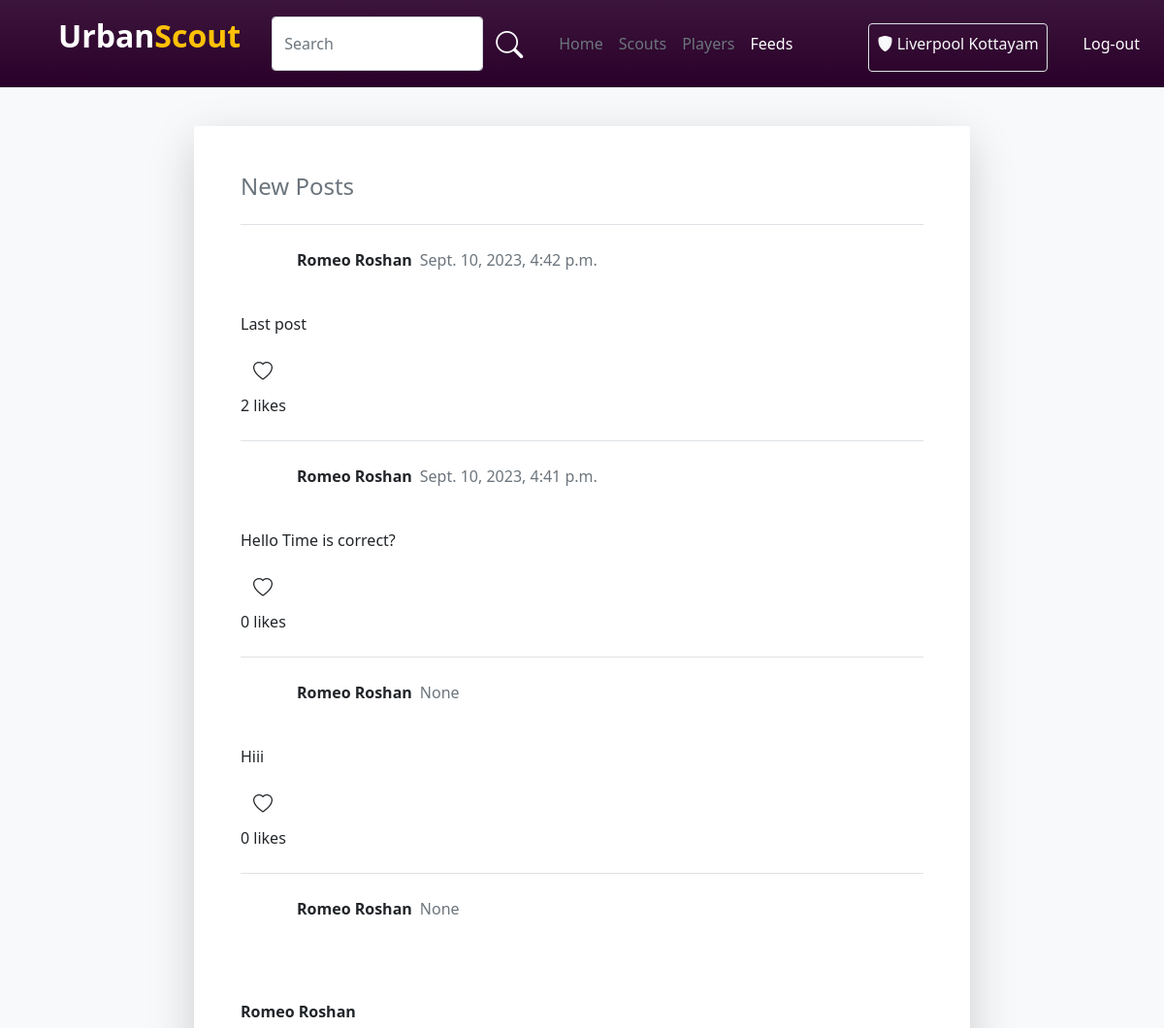
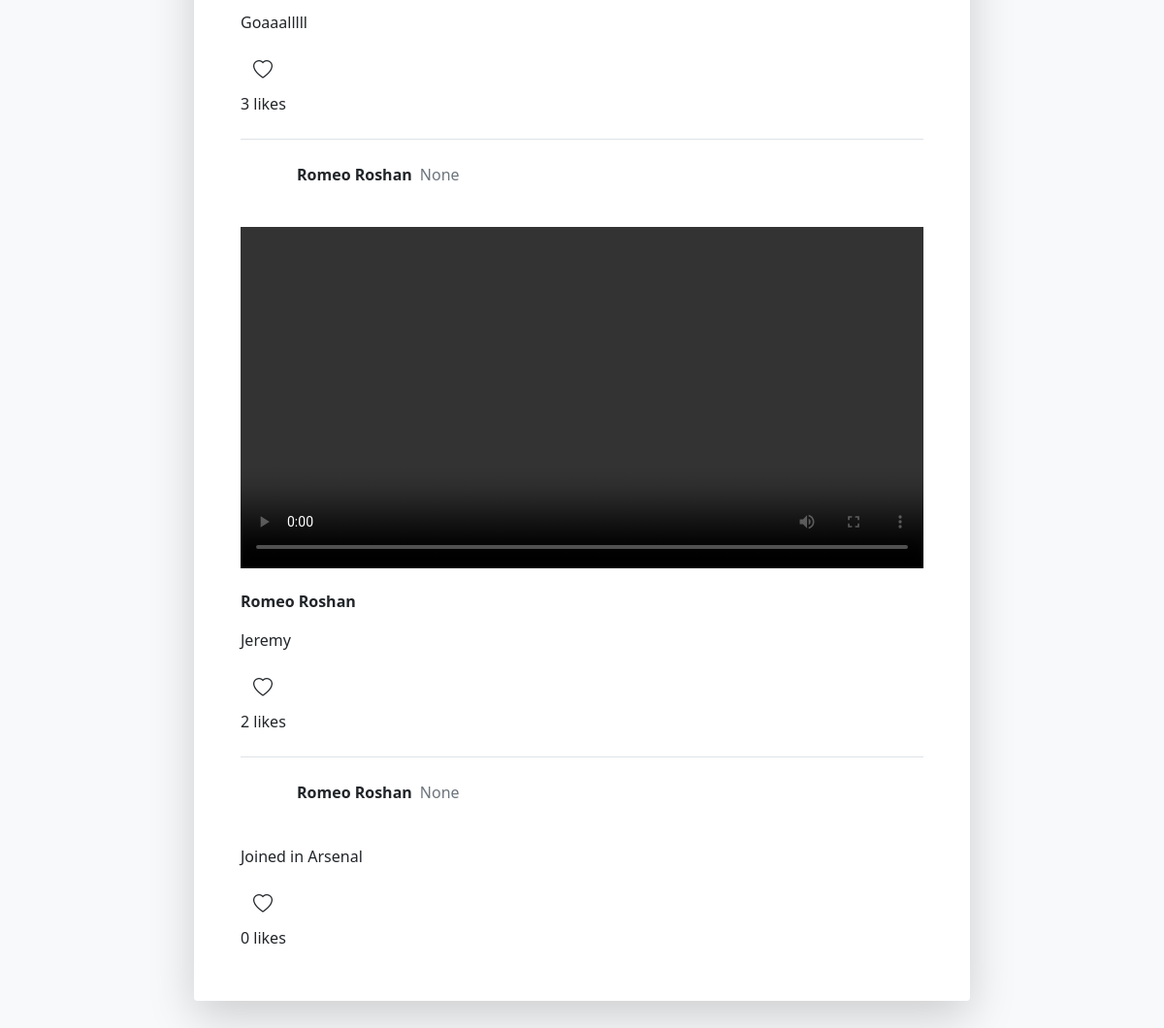
/following_feeds (signed in), run on the app's committed database (2 pictures, top to bottom).
### account/models.py (models this page shows)
class User(AbstractUser):
    username=models.CharField(max_length=32, blank=True, null=True)
    USERNAME_FIELD = 'email'
    email = models.EmailField(unique=True)
    img=models.ImageField(upload_to='pics',default='https://img.freepik.com/free-icon/man_318-677829.jpg',null=True)
    is_player=models.BooleanField('is_player',default=False)
    is_club=models.BooleanField('is_club',default=False)
    is_scout=models.BooleanField('is_scout',default=False)
    player_dob = models.DateField(("Date of Birth"), default=date.today, validators=[validate_dob])
    player_pos = models.CharField(("Position"),default='',max_length=30,choices=Pos_Choice)
    district = models.CharField(("District"),default='',max_length=20,choices=District_Choice)
    locality = models.CharField(("Locality"),default='',max_length=50,blank=True)
    player_foot = models.CharField(("Prefered Foot"),default='',max_length=10,choices=Foot_Choice)
    player_ability = models.IntegerField(("Ability"),default=0,choices=Ability_Choice)
    club_reputation = models.IntegerField(("Club Reputation"),default=0,choices=Ability_Choice)
    player_potential = models.IntegerField(("Potential"),default=0,choices=Ability_Choice)
    desc=models.CharField(("Description"),max_length=100, default='')
    club_name=models.CharField((("Club Name")),default='',max_length=30)
    scouted_by=models.CharField(max_length=30,default='')
    subscribed=models.BooleanField(default=False)
    phone = models.CharField(("Phone Number"), null=True, max_length=10, validators=[phone_number_validator])
    score=models.FloatField(default=0.0)
    REQUIRED_FIELDS = []

class NewFeeds(models.Model):
    feed=models.CharField(max_length=200)
    img=models.ImageField(upload_to='pics',null=True)
    video = models.FileField(upload_to='pics',
    validators=[FileExtensionValidator(allowed_extensions=['MOV','avi','mp4','webm','mkv'])], null=True)
    user=models.ForeignKey(User,on_delete=models.CASCADE,related_name='newfeeds_as_user')
    datetime = models.DateTimeField(null=True)
    likes_cout=models.IntegerField(default=0)

### account/views.py (the view)
# urls.py: path('following_feeds',views.following_feeds,name="following_feeds"),
def following_feeds(request):
    user = request.user
    following_users = following.objects.filter(following=user).values_list('followed_id', flat=True)
    feeds = NewFeeds.objects.filter(user__in=following_users).order_by('-datetime')
    context = {'feeds': feeds}
    return render(request, 'FollowingFeeds.html', context)

### template/FollowingFeeds.html (shortened to what this page needs)
{% load static %}
<!DOCTYPE html>
<html lang="en">
<head>
    <link rel="stylesheet" href="{% static 'style.css' %}">
    <link href="https://cdn.jsdelivr.net/npm/bootstrap@5.0.2/dist/css/bootstrap.min.css" rel="stylesheet"
>
    <link rel="stylesheet" href="https://cdn.jsdelivr.net/npm/bootstrap-icons@1.10.5/font/bootstrap-icons.css">
</head>
<body class="bg-light">
    {% if user.is_scout %}
    <nav class="navbar player-navbar navbar-expand-lg">
        <div class="container-fluid">
            <a class="ms-5 navbar-brand d-flex fs-2 fw-bold" href="#">
                <p class="text-white">Urban</p>
                <p class="text-warning">Scout</p>
            </a>
            <button class="navbar-toggler" type="button" data-bs-toggle="collapse" data-bs-target="#navbarNav"
                aria-controls="navbarNav" aria-expanded="false" aria-label="Toggle navigation">
                <span class="navbar-toggler-icon"></span>
            </button>
            <div class="collapse navbar-collapse" id="navbarNav">
                <div class="ms-3 d-flex w-75">
                    <input type="text" class="form-control" id="search_bar" placeholder="Search">
                    <button class="btn shadow-none"><i class="bi bi-search fs-3 text-white"></i></button>
                </div>
                <div id="search-results" class="col-lg-3 col-11 rounded shadow-lg">
                </div>
                <div class="ms-3">
                    <ul class="navbar-nav me-auto mb-2 mb-lg-0">
                        <li class="nav-item">
                            <a class="nav-link  text-secondary" aria-current="page" href="{% url 'index' %}">Home</a>
                        </li>
                        <li class="nav-item">
                            <a class="nav-link text-secondary" aria-current="page" href="{% url 'ScoutClub' %}">Clubs</a>
                        </li>
                        <li class="nav-item">
                            <a class="nav-link text-secondary" aria-current="page"
                                href="{% url 'ScoutPlayer' %}">Players</a>
                        </li>
                        <li class="nav-item">
                            <a class="nav-link text-white" aria-current="page"
                                href="{% url 'following_feeds' %}">Feeds</a>
                        </li>
                    </ul>
                </div>
                <div class="d-flex w-100 justify-content-start justify-content-sm-end">
                    <div class="border rounded p-2 pb-0 mt-2 ms-3">
                        <p class="text-light "><i class="bi bi-binoculars-fill"></i> {{user.first_name}}</p>
                    </div>
                    <a class="d-flex flex-column justify-content-center text-decoration-none"
                        href="{% url 'logout' %}"><button class="btn text-white ms-4">Log-out</button></a>
                </div>
            </div>
        </div>
    </nav>
    {% else %}
    <nav class="navbar player-navbar navbar-expand-lg">
        <div class="container-fluid">
            <a class="ms-5 navbar-brand d-flex fs-2 fw-bold" href="#">
                <p class="text-white">Urban</p>
                <p class="text-warning">Scout</p>
            </a>
            <div class="collapse navbar-collapse" id="navbarNav">
                <div class="ms-3 d-flex w-75">
                    <input type="text" class="form-control" id="search_bar" placeholder="Search">
                    <button class="btn shadow-none"><i class="bi bi-search fs-3 text-white"></i></button>
                </div>
                <div class="ms-3">
                    <ul class="navbar-nav me-auto mb-2 mb-lg-0">
                        <li class="nav-item">
                            <a class="nav-link  text-secondary" aria-current="page" href="{% url 'index' %}">Home</a>
                        </li>
                        <li class="nav-item">
                            <a class="nav-link text-secondary" aria-current="page"
                                href="{% url 'ClubScout' %}">Scouts</a>
                        </li>
                        <li class="nav-item">
                            <a class="nav-link text-secondary" aria-current="page"
                                href="{% url 'ClubPlayer' %}">Players</a>
                        </li>
                        <li class="nav-item">
                            <a class="nav-link text-white" aria-current="page"
                                href="{% url 'following_feeds' %}">Feeds</a>
                        </li>
                    </ul>
                </div>
                <div class="d-flex w-100 justify-content-start justify-content-sm-end">
                    <div class="border rounded p-2 pb-0 mt-2 ms-3">
                        <p class="text-light "><i class="bi bi-shield-fill"></i> {{user.club_name}} </p>
                    </div>
                    <a class="d-flex flex-column justify-content-center text-decoration-none"
                        href="{% url 'logout' %}"><button class="btn text-white ms-4">Log-out</button></a>
                </div>
            </div>
        </div>
    </nav>
    {% endif %}
    <div class="d-flex flex-wrap justify-content-center mt-4">
        <div class="col-lg-8 col-12 player-feeds m-3 p-5 rounded bg-white shadow-lg">
            <div><p class="h4 text-secondary">New Posts</p></div>
            {% for j in feeds %}
            <div class="mt-4 border-top pt-4">
                <div class="d-flex">
                    <div class="feed-img">
                    </div>
                    <div class="ms-2 d-flex">
                        {% if j.user.is_club %}
                        <p class="fw-bold">
                            {{j.user.club_name}}
                        </p>
                        {% else %}
                        <p class="fw-bold">
                            {{j.user.first_name}} {{j.user.last_name}}
                        </p>
                        {% endif %}
                        <p class="ms-2 text-secondary">{{j.datetime}}</p>
                    </div>
                </div>
                <div class="w-100 mt-3">
                    {% if j.video.url != '' %}
                    <video class="w-100" controls loading="lazy">
                        <source src="{{ j.video.url }}" type="video/mp4">
                    </video>
                    <p class="fw-bold mt-3">{% if j.user.is_club %}
                        <p class="fw-bold">
                            {{j.user.club_name}}
                        </p>
                        {% else %}
                        <p class="fw-bold">
                            {{j.user.first_name}} {{j.user.last_name}}
                        </p>
                        {% endif %}
                        {% endif %}
                        {% if j.img.url != '' %}
                    <div class="w-100 mt-3">
                    </div>
                    <p class="fw-bold mt-3">{% if j.user.is_club %}
                        <p class="fw-bold">
                            {{j.user.club_name}}
                        </p>
                        {% else %}
                        <p class="fw-bold">
                            {{j.user.first_name}} {{j.user.last_name}}
                        </p>
                        {% endif %}
                        {% endif %}
                </div>
                <div class="">
                    <p>{{j.feed}}</p>
                    <div class="mt-2">
                        <button class="btn shadow-none like-button" data-feed-id="{{ j.id }}">
                            <i class="bi bi-heart fs-5"></i>
                        </button>
                        <p id="likes-count-{{ j.id }}">{{ j.likes_cout }} likes</p>
                    </div>
                </div>
            </div>
            {% endfor %}
        </div>
    </div>
</body>
</html>

### static/style.css (style rules this page uses)
.player-navbar { background: linear-gradient(rgb(60, 21, 60), rgb(41, 0, 41)); }
.feed-img { width: 50px; height: 50px; }
.player-feeds { height: 80vh; overflow-y: scroll; position: relative; }

### data on the page
User: club_name "Liverpool Kottayam"
NewFeeds: user.first_name "Romeo", user.last_name "Roshan", datetime "Sept. 10, 2023, 4:42 p.m.", feed "Last post", likes_cout "2"
NewFeeds: user.first_name "Romeo", user.last_name "Roshan", datetime "Sept. 10, 2023, 4:41 p.m.", feed "Hello Time is correct?", likes_cout "0"
NewFeeds: user.first_name "Romeo", user.last_name "Roshan", datetime "None", feed "Hiii", likes_cout "0"
NewFeeds: user.first_name "Romeo", user.last_name "Roshan", datetime "None", feed "Goaaalllll", likes_cout "3"
NewFeeds: user.first_name "Romeo", user.last_name "Roshan", datetime "None", feed "Jeremy", likes_cout "2"
NewFeeds: user.first_name "Romeo", user.last_name "Roshan", datetime "None", feed "Joined in Arsenal", likes_cout "0"
